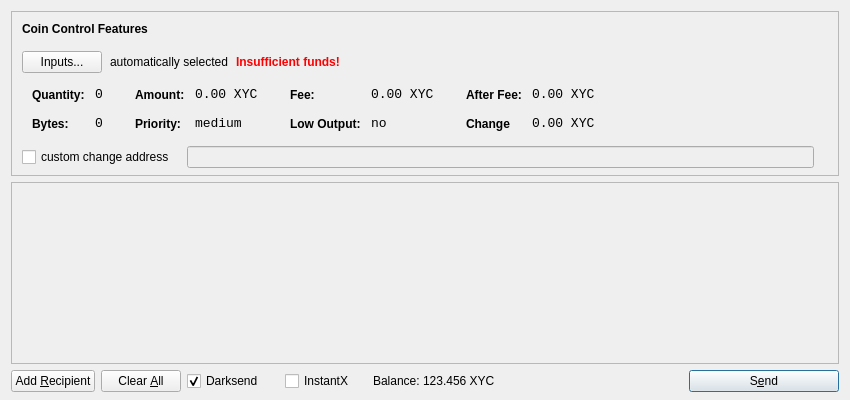
<?xml version="1.0" encoding="UTF-8"?>
<ui version="4.0">
 <class>SendCoinsDialog</class>
 <widget class="QDialog" name="SendCoinsDialog">
  <property name="geometry">
   <rect>
    <x>0</x>
    <y>0</y>
    <width>850</width>
    <height>400</height>
   </rect>
  </property>
  <property name="windowTitle">
   <string>Send Coins</string>
  </property>
  <layout class="QVBoxLayout" name="verticalLayout" stretch="0,1,0">
   <property name="bottomMargin">
    <number>8</number>
   </property>
   <item>
    <widget class="QFrame" name="frameCoinControl">
     <property name="sizePolicy">
      <sizepolicy hsizetype="Expanding" vsizetype="Expanding">
       <horstretch>0</horstretch>
       <verstretch>0</verstretch>
      </sizepolicy>
     </property>
     <property name="maximumSize">
      <size>
       <width>16777215</width>
       <height>16777215</height>
      </size>
     </property>
     <property name="frameShape">
      <enum>QFrame::StyledPanel</enum>
     </property>
     <property name="frameShadow">
      <enum>QFrame::Sunken</enum>
     </property>
     <layout class="QVBoxLayout" name="verticalLayoutCoinControl2">
      <property name="spacing">
       <number>-1</number>
      </property>
      <property name="leftMargin">
       <number>0</number>
      </property>
      <property name="topMargin">
       <number>0</number>
      </property>
      <property name="rightMargin">
       <number>0</number>
      </property>
      <property name="bottomMargin">
       <number>6</number>
      </property>
      <item>
       <layout class="QVBoxLayout" name="verticalLayoutCoinControl" stretch="0,0,0,0,1">
        <property name="spacing">
         <number>0</number>
        </property>
        <property name="leftMargin">
         <number>10</number>
        </property>
        <property name="topMargin">
         <number>10</number>
        </property>
        <item>
         <layout class="QHBoxLayout" name="horizontalLayoutCoinControl1">
          <property name="bottomMargin">
           <number>15</number>
          </property>
          <item>
           <widget class="QLabel" name="labelCoinControlFeatures">
            <property name="sizePolicy">
             <sizepolicy hsizetype="Preferred" vsizetype="Maximum">
              <horstretch>0</horstretch>
              <verstretch>0</verstretch>
             </sizepolicy>
            </property>
            <property name="font">
             <font>
              <weight>75</weight>
              <bold>true</bold>
             </font>
            </property>
            <property name="styleSheet">
             <string notr="true">font-weight:bold;</string>
            </property>
            <property name="text">
             <string>Coin Control Features</string>
            </property>
           </widget>
          </item>
         </layout>
        </item>
        <item>
         <layout class="QHBoxLayout" name="horizontalLayoutCoinControl2" stretch="0,0,0,0">
          <property name="spacing">
           <number>8</number>
          </property>
          <property name="bottomMargin">
           <number>10</number>
          </property>
          <item>
           <widget class="QPushButton" name="pushButtonCoinControl">
            <property name="styleSheet">
             <string notr="true"/>
            </property>
            <property name="text">
             <string>Inputs...</string>
            </property>
           </widget>
          </item>
          <item>
           <widget class="QLabel" name="labelCoinControlAutomaticallySelected">
            <property name="text">
             <string>automatically selected</string>
            </property>
            <property name="margin">
             <number>5</number>
            </property>
           </widget>
          </item>
          <item>
           <widget class="QLabel" name="labelCoinControlInsuffFunds">
            <property name="font">
             <font>
              <weight>75</weight>
              <bold>true</bold>
             </font>
            </property>
            <property name="styleSheet">
             <string notr="true">color:red;font-weight:bold;</string>
            </property>
            <property name="text">
             <string>Insufficient funds!</string>
            </property>
            <property name="margin">
             <number>5</number>
            </property>
           </widget>
          </item>
          <item>
           <spacer name="horizontalSpacerCoinControl">
            <property name="orientation">
             <enum>Qt::Horizontal</enum>
            </property>
            <property name="sizeHint" stdset="0">
             <size>
              <width>40</width>
              <height>1</height>
             </size>
            </property>
           </spacer>
          </item>
         </layout>
        </item>
        <item>
         <widget class="QWidget" name="widgetCoinControl" native="true">
          <property name="sizePolicy">
           <sizepolicy hsizetype="Preferred" vsizetype="Preferred">
            <horstretch>0</horstretch>
            <verstretch>0</verstretch>
           </sizepolicy>
          </property>
          <property name="minimumSize">
           <size>
            <width>0</width>
            <height>0</height>
           </size>
          </property>
          <property name="styleSheet">
           <string notr="true"/>
          </property>
          <layout class="QHBoxLayout" name="horizontalLayoutCoinControl5">
           <property name="margin">
            <number>0</number>
           </property>
           <item>
            <layout class="QHBoxLayout" name="horizontalLayoutCoinControl3" stretch="0,0,0,1">
             <property name="spacing">
              <number>20</number>
             </property>
             <property name="topMargin">
              <number>0</number>
             </property>
             <property name="bottomMargin">
              <number>10</number>
             </property>
             <item>
              <layout class="QFormLayout" name="formLayoutCoinControl1">
               <property name="horizontalSpacing">
                <number>10</number>
               </property>
               <property name="verticalSpacing">
                <number>14</number>
               </property>
               <property name="leftMargin">
                <number>10</number>
               </property>
               <property name="topMargin">
                <number>4</number>
               </property>
               <property name="rightMargin">
                <number>6</number>
               </property>
               <item row="0" column="0">
                <widget class="QLabel" name="labelCoinControlQuantityText">
                 <property name="styleSheet">
                  <string notr="true">font-weight:bold;</string>
                 </property>
                 <property name="text">
                  <string>Quantity:</string>
                 </property>
                 <property name="margin">
                  <number>0</number>
                 </property>
                </widget>
               </item>
               <item row="0" column="1">
                <widget class="QLabel" name="labelCoinControlQuantity">
                 <property name="font">
                  <font>
                   <family>Monospace</family>
                   <pointsize>10</pointsize>
                  </font>
                 </property>
                 <property name="cursor">
                  <cursorShape>IBeamCursor</cursorShape>
                 </property>
                 <property name="contextMenuPolicy">
                  <enum>Qt::ActionsContextMenu</enum>
                 </property>
                 <property name="text">
                  <string>0</string>
                 </property>
                 <property name="margin">
                  <number>0</number>
                 </property>
                 <property name="textInteractionFlags">
                  <set>Qt::LinksAccessibleByMouse|Qt::TextSelectableByKeyboard|Qt::TextSelectableByMouse</set>
                 </property>
                </widget>
               </item>
               <item row="1" column="0">
                <widget class="QLabel" name="labelCoinControlBytesText">
                 <property name="styleSheet">
                  <string notr="true">font-weight:bold;</string>
                 </property>
                 <property name="text">
                  <string>Bytes:</string>
                 </property>
                </widget>
               </item>
               <item row="1" column="1">
                <widget class="QLabel" name="labelCoinControlBytes">
                 <property name="font">
                  <font>
                   <family>Monospace</family>
                   <pointsize>10</pointsize>
                  </font>
                 </property>
                 <property name="cursor">
                  <cursorShape>IBeamCursor</cursorShape>
                 </property>
                 <property name="contextMenuPolicy">
                  <enum>Qt::ActionsContextMenu</enum>
                 </property>
                 <property name="text">
                  <string>0</string>
                 </property>
                 <property name="textInteractionFlags">
                  <set>Qt::LinksAccessibleByMouse|Qt::TextSelectableByKeyboard|Qt::TextSelectableByMouse</set>
                 </property>
                </widget>
               </item>
              </layout>
             </item>
             <item>
              <layout class="QFormLayout" name="formLayoutCoinControl2">
               <property name="horizontalSpacing">
                <number>10</number>
               </property>
               <property name="verticalSpacing">
                <number>14</number>
               </property>
               <property name="leftMargin">
                <number>6</number>
               </property>
               <property name="topMargin">
                <number>4</number>
               </property>
               <property name="rightMargin">
                <number>6</number>
               </property>
               <item row="0" column="0">
                <widget class="QLabel" name="labelCoinControlAmountText">
                 <property name="styleSheet">
                  <string notr="true">font-weight:bold;</string>
                 </property>
                 <property name="text">
                  <string>Amount:</string>
                 </property>
                 <property name="margin">
                  <number>0</number>
                 </property>
                </widget>
               </item>
               <item row="0" column="1">
                <widget class="QLabel" name="labelCoinControlAmount">
                 <property name="font">
                  <font>
                   <family>Monospace</family>
                   <pointsize>10</pointsize>
                  </font>
                 </property>
                 <property name="cursor">
                  <cursorShape>IBeamCursor</cursorShape>
                 </property>
                 <property name="contextMenuPolicy">
                  <enum>Qt::ActionsContextMenu</enum>
                 </property>
                 <property name="text">
                  <string>0.00 XYC</string>
                 </property>
                 <property name="textInteractionFlags">
                  <set>Qt::LinksAccessibleByMouse|Qt::TextSelectableByKeyboard|Qt::TextSelectableByMouse</set>
                 </property>
                </widget>
               </item>
               <item row="1" column="0">
                <widget class="QLabel" name="labelCoinControlPriorityText">
                 <property name="styleSheet">
                  <string notr="true">font-weight:bold;</string>
                 </property>
                 <property name="text">
                  <string>Priority:</string>
                 </property>
                </widget>
               </item>
               <item row="1" column="1">
                <widget class="QLabel" name="labelCoinControlPriority">
                 <property name="font">
                  <font>
                   <family>Monospace</family>
                   <pointsize>10</pointsize>
                  </font>
                 </property>
                 <property name="cursor">
                  <cursorShape>IBeamCursor</cursorShape>
                 </property>
                 <property name="contextMenuPolicy">
                  <enum>Qt::ActionsContextMenu</enum>
                 </property>
                 <property name="text">
                  <string>medium</string>
                 </property>
                 <property name="textInteractionFlags">
                  <set>Qt::LinksAccessibleByMouse|Qt::TextSelectableByKeyboard|Qt::TextSelectableByMouse</set>
                 </property>
                </widget>
               </item>
              </layout>
             </item>
             <item>
              <layout class="QFormLayout" name="formLayoutCoinControl3">
               <property name="horizontalSpacing">
                <number>10</number>
               </property>
               <property name="verticalSpacing">
                <number>14</number>
               </property>
               <property name="leftMargin">
                <number>6</number>
               </property>
               <property name="topMargin">
                <number>4</number>
               </property>
               <property name="rightMargin">
                <number>6</number>
               </property>
               <item row="0" column="0">
                <widget class="QLabel" name="labelCoinControlFeeText">
                 <property name="styleSheet">
                  <string notr="true">font-weight:bold;</string>
                 </property>
                 <property name="text">
                  <string>Fee:</string>
                 </property>
                 <property name="margin">
                  <number>0</number>
                 </property>
                </widget>
               </item>
               <item row="0" column="1">
                <widget class="QLabel" name="labelCoinControlFee">
                 <property name="font">
                  <font>
                   <family>Monospace</family>
                   <pointsize>10</pointsize>
                  </font>
                 </property>
                 <property name="cursor">
                  <cursorShape>IBeamCursor</cursorShape>
                 </property>
                 <property name="contextMenuPolicy">
                  <enum>Qt::ActionsContextMenu</enum>
                 </property>
                 <property name="text">
                  <string>0.00 XYC</string>
                 </property>
                 <property name="textInteractionFlags">
                  <set>Qt::LinksAccessibleByMouse|Qt::TextSelectableByKeyboard|Qt::TextSelectableByMouse</set>
                 </property>
                </widget>
               </item>
               <item row="1" column="0">
                <widget class="QLabel" name="labelCoinControlLowOutputText">
                 <property name="styleSheet">
                  <string notr="true">font-weight:bold;</string>
                 </property>
                 <property name="text">
                  <string>Low Output:</string>
                 </property>
                </widget>
               </item>
               <item row="1" column="1">
                <widget class="QLabel" name="labelCoinControlLowOutput">
                 <property name="font">
                  <font>
                   <family>Monospace</family>
                   <pointsize>10</pointsize>
                  </font>
                 </property>
                 <property name="cursor">
                  <cursorShape>IBeamCursor</cursorShape>
                 </property>
                 <property name="contextMenuPolicy">
                  <enum>Qt::ActionsContextMenu</enum>
                 </property>
                 <property name="text">
                  <string>no</string>
                 </property>
                 <property name="textInteractionFlags">
                  <set>Qt::LinksAccessibleByMouse|Qt::TextSelectableByKeyboard|Qt::TextSelectableByMouse</set>
                 </property>
                </widget>
               </item>
              </layout>
             </item>
             <item>
              <layout class="QFormLayout" name="formLayoutCoinControl4">
               <property name="horizontalSpacing">
                <number>10</number>
               </property>
               <property name="verticalSpacing">
                <number>14</number>
               </property>
               <property name="leftMargin">
                <number>6</number>
               </property>
               <property name="topMargin">
                <number>4</number>
               </property>
               <property name="rightMargin">
                <number>6</number>
               </property>
               <item row="0" column="0">
                <widget class="QLabel" name="labelCoinControlAfterFeeText">
                 <property name="styleSheet">
                  <string notr="true">font-weight:bold;</string>
                 </property>
                 <property name="text">
                  <string>After Fee:</string>
                 </property>
                 <property name="margin">
                  <number>0</number>
                 </property>
                </widget>
               </item>
               <item row="0" column="1">
                <widget class="QLabel" name="labelCoinControlAfterFee">
                 <property name="font">
                  <font>
                   <family>Monospace</family>
                   <pointsize>10</pointsize>
                  </font>
                 </property>
                 <property name="cursor">
                  <cursorShape>IBeamCursor</cursorShape>
                 </property>
                 <property name="contextMenuPolicy">
                  <enum>Qt::ActionsContextMenu</enum>
                 </property>
                 <property name="text">
                  <string>0.00 XYC</string>
                 </property>
                 <property name="textInteractionFlags">
                  <set>Qt::LinksAccessibleByMouse|Qt::TextSelectableByKeyboard|Qt::TextSelectableByMouse</set>
                 </property>
                </widget>
               </item>
               <item row="1" column="0">
                <widget class="QLabel" name="labelCoinControlChangeText">
                 <property name="styleSheet">
                  <string notr="true">font-weight:bold;</string>
                 </property>
                 <property name="text">
                  <string>Change</string>
                 </property>
                </widget>
               </item>
               <item row="1" column="1">
                <widget class="QLabel" name="labelCoinControlChange">
                 <property name="font">
                  <font>
                   <family>Monospace</family>
                   <pointsize>10</pointsize>
                  </font>
                 </property>
                 <property name="cursor">
                  <cursorShape>IBeamCursor</cursorShape>
                 </property>
                 <property name="contextMenuPolicy">
                  <enum>Qt::ActionsContextMenu</enum>
                 </property>
                 <property name="text">
                  <string>0.00 XYC</string>
                 </property>
                 <property name="textInteractionFlags">
                  <set>Qt::LinksAccessibleByMouse|Qt::TextSelectableByKeyboard|Qt::TextSelectableByMouse</set>
                 </property>
                </widget>
               </item>
              </layout>
             </item>
            </layout>
           </item>
          </layout>
         </widget>
        </item>
        <item>
         <layout class="QHBoxLayout" name="horizontalLayoutCoinControl4" stretch="0,0,0">
          <property name="spacing">
           <number>12</number>
          </property>
          <property name="sizeConstraint">
           <enum>QLayout::SetDefaultConstraint</enum>
          </property>
          <property name="topMargin">
           <number>5</number>
          </property>
          <property name="rightMargin">
           <number>5</number>
          </property>
          <item>
           <widget class="QCheckBox" name="checkBoxCoinControlChange">
            <property name="text">
             <string>custom change address</string>
            </property>
           </widget>
          </item>
          <item>
           <widget class="QLineEdit" name="lineEditCoinControlChange">
            <property name="enabled">
             <bool>false</bool>
            </property>
            <property name="sizePolicy">
             <sizepolicy hsizetype="Expanding" vsizetype="Fixed">
              <horstretch>0</horstretch>
              <verstretch>0</verstretch>
             </sizepolicy>
            </property>
           </widget>
          </item>
          <item>
           <widget class="QLabel" name="labelCoinControlChangeLabel">
            <property name="sizePolicy">
             <sizepolicy hsizetype="Preferred" vsizetype="Expanding">
              <horstretch>0</horstretch>
              <verstretch>0</verstretch>
             </sizepolicy>
            </property>
            <property name="minimumSize">
             <size>
              <width>0</width>
              <height>0</height>
             </size>
            </property>
            <property name="text">
             <string/>
            </property>
            <property name="margin">
             <number>3</number>
            </property>
           </widget>
          </item>
         </layout>
        </item>
        <item>
         <spacer name="verticalSpacerCoinControl">
          <property name="orientation">
           <enum>Qt::Vertical</enum>
          </property>
          <property name="sizeHint" stdset="0">
           <size>
            <width>800</width>
            <height>1</height>
           </size>
          </property>
         </spacer>
        </item>
       </layout>
      </item>
     </layout>
    </widget>
   </item>
   <item>
    <widget class="QScrollArea" name="scrollArea">
     <property name="widgetResizable">
      <bool>true</bool>
     </property>
     <widget class="QWidget" name="scrollAreaWidgetContents">
      <property name="geometry">
       <rect>
        <x>0</x>
        <y>0</y>
        <width>830</width>
        <height>165</height>
       </rect>
      </property>
      <layout class="QVBoxLayout" name="verticalLayout_2">
       <property name="margin">
        <number>0</number>
       </property>
       <item>
        <layout class="QVBoxLayout" name="entries">
         <property name="spacing">
          <number>6</number>
         </property>
        </layout>
       </item>
       <item>
        <spacer name="verticalSpacer">
         <property name="orientation">
          <enum>Qt::Vertical</enum>
         </property>
         <property name="sizeHint" stdset="0">
          <size>
           <width>20</width>
           <height>40</height>
          </size>
         </property>
        </spacer>
       </item>
      </layout>
     </widget>
    </widget>
   </item>
   <item>
    <layout class="QHBoxLayout" name="horizontalLayout">
     <item>
      <widget class="QPushButton" name="addButton">
       <property name="toolTip">
        <string>Send to multiple recipients at once</string>
       </property>
       <property name="text">
        <string>Add &amp;Recipient</string>
       </property>
       <property name="autoDefault">
        <bool>false</bool>
       </property>
      </widget>
     </item>
     <item>
      <widget class="QPushButton" name="clearButton">
       <property name="sizePolicy">
        <sizepolicy hsizetype="Minimum" vsizetype="Fixed">
         <horstretch>0</horstretch>
         <verstretch>0</verstretch>
        </sizepolicy>
       </property>
       <property name="toolTip">
        <string>Remove all transaction fields</string>
       </property>
       <property name="text">
        <string>Clear &amp;All</string>
       </property>
       <property name="autoRepeatDelay">
        <number>300</number>
       </property>
       <property name="autoDefault">
        <bool>false</bool>
       </property>
      </widget>
     </item>
     <item>
      <layout class="QHBoxLayout" name="horizontalLayout_2">
       <property name="spacing">
        <number>3</number>
       </property>
        <item>
        <widget class="QCheckBox" name="checkUseDarksend">
         <property name="minimumSize">
          <size>
           <width>95</width>
           <height>0</height>
          </size>
         </property>
         <property name="text">
          <string>Darksend</string>
         </property>
         <property name="checked">
          <bool>true</bool>
         </property>
        </widget>
       </item>
       <item>
        <widget class="QCheckBox" name="checkInstantX">
         <property name="enabled">
          <bool>true</bool>
         </property>
         <property name="minimumSize">
          <size>
           <width>85</width>
           <height>0</height>
          </size>
         </property>
         <property name="text">
          <string>InstantX</string>
         </property>
        </widget>
       </item>
       <item>
        <widget class="QLabel" name="label">
         <property name="sizePolicy">
          <sizepolicy hsizetype="Preferred" vsizetype="Fixed">
           <horstretch>0</horstretch>
           <verstretch>0</verstretch>
          </sizepolicy>
         </property>
         <property name="text">
          <string>Balance:</string>
         </property>
        </widget>
       </item>
       <item>
        <widget class="QLabel" name="labelBalance">
         <property name="sizePolicy">
          <sizepolicy hsizetype="Preferred" vsizetype="Fixed">
           <horstretch>0</horstretch>
           <verstretch>0</verstretch>
          </sizepolicy>
         </property>
         <property name="cursor">
          <cursorShape>IBeamCursor</cursorShape>
         </property>
         <property name="text">
          <string>123.456 XYC</string>
         </property>
         <property name="textInteractionFlags">
          <set>Qt::LinksAccessibleByMouse|Qt::TextSelectableByKeyboard|Qt::TextSelectableByMouse</set>
         </property>
        </widget>
       </item>
      </layout>
     </item>
     <item>
      <spacer name="horizontalSpacer">
       <property name="orientation">
        <enum>Qt::Horizontal</enum>
       </property>
       <property name="sizeHint" stdset="0">
        <size>
         <width>40</width>
         <height>20</height>
        </size>
       </property>
      </spacer>
     </item>
     <item>
      <widget class="QPushButton" name="sendButton">
       <property name="minimumSize">
        <size>
         <width>150</width>
         <height>0</height>
        </size>
       </property>
       <property name="toolTip">
        <string>Confirm the send action</string>
       </property>
       <property name="text">
        <string>S&amp;end</string>
       </property>
       <property name="icon">
        <iconset resource="../bitcoin.qrc">
         <normaloff>:/icons/send</normaloff>:/icons/send</iconset>
       </property>
       <property name="default">
        <bool>true</bool>
       </property>
      </widget>
     </item>
    </layout>
   </item>
  </layout>
 </widget>
 <resources>
  <include location="../bitcoin.qrc"/>
 </resources>
 <connections/>
</ui>
